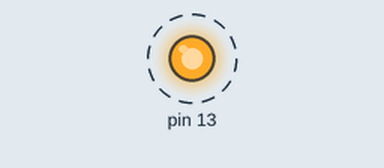
Simulated run of this sketch. Board: Arduino Uno, built with avr-gcc and run on an emulated ATmega328P. On the bench: output pins drawn as LEDs (lit = HIGH). Dashed ring = blinking. What the sketch prints to the serial monitor is not drawn.

Above: at 0.5 s.
Timing chart, 0 to 4.6 s (numbered marks = the images above):
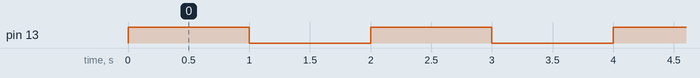

Measured:
- by itself, pin 13: alternates HIGH for 1.0 s and LOW for 1.0 s

The sketch:

MarvinBlink.ino
```cpp
/*
  MarvinBlink
  Turns on an LED on for one second, then off for one second, repeatedly.
  !!!!Adapted from Arduino example code
 */


// the setup function runs once when you press reset or power the board
void setup() {
  // initialize digital pin 13 as an output.
  pinMode(13, OUTPUT);
  Serial.begin(57600);
  Serial.println("Starting program");
}

// the loop function runs over and over again forever
void loop() {
  digitalWrite(13, HIGH);   // turn the LED on (HIGH is the voltage level)
  delay(1000);              // wait for a second
  digitalWrite(13, LOW);    // turn the LED off by making the voltage LOW
  delay(1000);              // wait for a second
  Serial.println("Hello World!");
}
```
